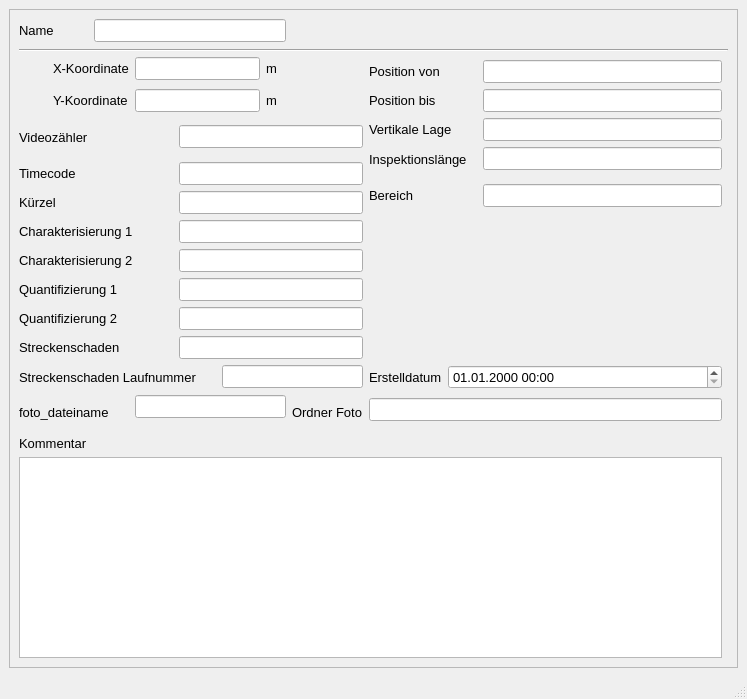
<?xml version="1.0" encoding="UTF-8"?>
<ui version="4.0">
 <class>MainWindow</class>
 <widget class="QMainWindow" name="MainWindow">
  <property name="enabled">
   <bool>true</bool>
  </property>
  <property name="geometry">
   <rect>
    <x>0</x>
    <y>0</y>
    <width>747</width>
    <height>699</height>
   </rect>
  </property>
  <property name="minimumSize">
   <size>
    <width>631</width>
    <height>393</height>
   </size>
  </property>
  <property name="font">
   <font>
    <family>Tahoma</family>
    <pointsize>10</pointsize>
   </font>
  </property>
  <property name="windowTitle">
   <string>MainWindow</string>
  </property>
  <widget class="QWidget" name="centralwidget">
   <layout class="QGridLayout" name="gridLayout">
    <item row="0" column="0">
     <widget class="QScrollArea" name="scrollArea">
      <property name="widgetResizable">
       <bool>true</bool>
      </property>
      <widget class="QWidget" name="scrollAreaWidgetContents">
       <property name="geometry">
        <rect>
         <x>0</x>
         <y>0</y>
         <width>723</width>
         <height>622</height>
        </rect>
       </property>
       <layout class="QGridLayout" name="gridLayout_2">
        <item row="0" column="0" colspan="2">
         <widget class="QLabel" name="label">
          <property name="text">
           <string>Name</string>
          </property>
         </widget>
        </item>
        <item row="0" column="2" colspan="5">
         <widget class="QLineEdit" name="untersuchsch"/>
        </item>
        <item row="1" column="0" rowspan="2" colspan="13">
         <widget class="Line" name="line">
          <property name="orientation">
           <enum>Qt::Horizontal</enum>
          </property>
         </widget>
        </item>
        <item row="2" column="1" rowspan="2" colspan="2">
         <widget class="QLabel" name="label_6">
          <property name="text">
           <string>X-Koordinate</string>
          </property>
         </widget>
        </item>
        <item row="2" column="3" rowspan="2" colspan="3">
         <widget class="QLineEdit" name="x">
          <property name="readOnly">
           <bool>true</bool>
          </property>
         </widget>
        </item>
        <item row="2" column="6" rowspan="2" colspan="2">
         <widget class="QLabel" name="label_11">
          <property name="text">
           <string>m</string>
          </property>
         </widget>
        </item>
        <item row="3" column="8" colspan="3">
         <widget class="QLabel" name="label_18">
          <property name="text">
           <string>Position von</string>
          </property>
         </widget>
        </item>
        <item row="3" column="11">
         <widget class="QLineEdit" name="pos_von">
          <property name="toolTip">
           <string>&lt;html&gt;&lt;head/&gt;&lt;body&gt;&lt;p&gt;&lt;span style=&quot; font-size:10pt;&quot;&gt;vorgegebene Haltungslänge, falls diese nicht automatisch berechnet werden soll&lt;/span&gt;&lt;/p&gt;&lt;/body&gt;&lt;/html&gt;</string>
          </property>
         </widget>
        </item>
        <item row="4" column="1" colspan="2">
         <widget class="QLabel" name="label_9">
          <property name="text">
           <string>Y-Koordinate</string>
          </property>
         </widget>
        </item>
        <item row="4" column="3" colspan="3">
         <widget class="QLineEdit" name="y">
          <property name="readOnly">
           <bool>true</bool>
          </property>
         </widget>
        </item>
        <item row="4" column="6" colspan="2">
         <widget class="QLabel" name="label_12">
          <property name="text">
           <string>m</string>
          </property>
         </widget>
        </item>
        <item row="4" column="8" colspan="3">
         <widget class="QLabel" name="label_30">
          <property name="text">
           <string>Position bis</string>
          </property>
         </widget>
        </item>
        <item row="4" column="11">
         <widget class="QLineEdit" name="pos_bis">
          <property name="toolTip">
           <string>&lt;html&gt;&lt;head/&gt;&lt;body&gt;&lt;p&gt;&lt;span style=&quot; font-size:10pt;&quot;&gt;vorgegebene Haltungslänge, falls diese nicht automatisch berechnet werden soll&lt;/span&gt;&lt;/p&gt;&lt;/body&gt;&lt;/html&gt;</string>
          </property>
         </widget>
        </item>
        <item row="5" column="0" rowspan="2" colspan="3">
         <widget class="QLabel" name="label_19">
          <property name="text">
           <string>Videozähler</string>
          </property>
         </widget>
        </item>
        <item row="5" column="4" rowspan="2" colspan="4">
         <widget class="QLineEdit" name="videozaehler">
          <property name="toolTip">
           <string>&lt;html&gt;&lt;head/&gt;&lt;body&gt;&lt;p&gt;&lt;span style=&quot; font-size:10pt;&quot;&gt;vorgegebene Haltungslänge, falls diese nicht automatisch berechnet werden soll&lt;/span&gt;&lt;/p&gt;&lt;/body&gt;&lt;/html&gt;</string>
          </property>
         </widget>
        </item>
        <item row="5" column="8" colspan="3">
         <widget class="QLabel" name="label_51">
          <property name="text">
           <string>Vertikale Lage</string>
          </property>
         </widget>
        </item>
        <item row="5" column="11">
         <widget class="QLineEdit" name="vertikale_lage">
          <property name="toolTip">
           <string>&lt;html&gt;&lt;head/&gt;&lt;body&gt;&lt;p&gt;&lt;span style=&quot; font-size:10pt;&quot;&gt;vorgegebene Haltungslänge, falls diese nicht automatisch berechnet werden soll&lt;/span&gt;&lt;/p&gt;&lt;/body&gt;&lt;/html&gt;</string>
          </property>
         </widget>
        </item>
        <item row="6" column="8" rowspan="2" colspan="3">
         <widget class="QLabel" name="label_59">
          <property name="text">
           <string>Inspektionslänge</string>
          </property>
         </widget>
        </item>
        <item row="6" column="11" rowspan="2">
         <widget class="QLineEdit" name="inspektionslaenge">
          <property name="toolTip">
           <string>&lt;html&gt;&lt;head/&gt;&lt;body&gt;&lt;p&gt;&lt;span style=&quot; font-size:10pt;&quot;&gt;vorgegebene Haltungslänge, falls diese nicht automatisch berechnet werden soll&lt;/span&gt;&lt;/p&gt;&lt;/body&gt;&lt;/html&gt;</string>
          </property>
         </widget>
        </item>
        <item row="7" column="0" rowspan="2" colspan="3">
         <widget class="QLabel" name="label_20">
          <property name="text">
           <string>Timecode</string>
          </property>
         </widget>
        </item>
        <item row="7" column="4" rowspan="2" colspan="4">
         <widget class="QLineEdit" name="timecode">
          <property name="toolTip">
           <string>&lt;html&gt;&lt;head/&gt;&lt;body&gt;&lt;p&gt;&lt;span style=&quot; font-size:10pt;&quot;&gt;vorgegebene Haltungslänge, falls diese nicht automatisch berechnet werden soll&lt;/span&gt;&lt;/p&gt;&lt;/body&gt;&lt;/html&gt;</string>
          </property>
          <property name="text">
           <string/>
          </property>
         </widget>
        </item>
        <item row="8" column="8" rowspan="2" colspan="3">
         <widget class="QLabel" name="label_52">
          <property name="text">
           <string>Bereich</string>
          </property>
         </widget>
        </item>
        <item row="8" column="11" rowspan="2">
         <widget class="QLineEdit" name="bereich">
          <property name="toolTip">
           <string>&lt;html&gt;&lt;head/&gt;&lt;body&gt;&lt;p&gt;&lt;span style=&quot; font-size:10pt;&quot;&gt;vorgegebene Haltungslänge, falls diese nicht automatisch berechnet werden soll&lt;/span&gt;&lt;/p&gt;&lt;/body&gt;&lt;/html&gt;</string>
          </property>
         </widget>
        </item>
        <item row="9" column="0" colspan="4">
         <widget class="QLabel" name="label_23">
          <property name="text">
           <string>Kürzel</string>
          </property>
         </widget>
        </item>
        <item row="9" column="4" colspan="4">
         <widget class="QLineEdit" name="kuerzel">
          <property name="toolTip">
           <string>&lt;html&gt;&lt;head/&gt;&lt;body&gt;&lt;p&gt;&lt;span style=&quot; font-size:10pt;&quot;&gt;vorgegebene Haltungslänge, falls diese nicht automatisch berechnet werden soll&lt;/span&gt;&lt;/p&gt;&lt;/body&gt;&lt;/html&gt;</string>
          </property>
         </widget>
        </item>
        <item row="10" column="0" colspan="4">
         <widget class="QLabel" name="label_24">
          <property name="text">
           <string>Charakterisierung 1</string>
          </property>
         </widget>
        </item>
        <item row="10" column="4" colspan="4">
         <widget class="QLineEdit" name="charakt1">
          <property name="toolTip">
           <string>&lt;html&gt;&lt;head/&gt;&lt;body&gt;&lt;p&gt;&lt;span style=&quot; font-size:10pt;&quot;&gt;vorgegebene Haltungslänge, falls diese nicht automatisch berechnet werden soll&lt;/span&gt;&lt;/p&gt;&lt;/body&gt;&lt;/html&gt;</string>
          </property>
         </widget>
        </item>
        <item row="11" column="0" colspan="4">
         <widget class="QLabel" name="label_25">
          <property name="text">
           <string>Charakterisierung 2</string>
          </property>
         </widget>
        </item>
        <item row="11" column="4" colspan="4">
         <widget class="QLineEdit" name="charakt2">
          <property name="toolTip">
           <string>&lt;html&gt;&lt;head/&gt;&lt;body&gt;&lt;p&gt;&lt;span style=&quot; font-size:10pt;&quot;&gt;vorgegebene Haltungslänge, falls diese nicht automatisch berechnet werden soll&lt;/span&gt;&lt;/p&gt;&lt;/body&gt;&lt;/html&gt;</string>
          </property>
         </widget>
        </item>
        <item row="12" column="0" colspan="4">
         <widget class="QLabel" name="label_26">
          <property name="text">
           <string>Quantifizierung 1</string>
          </property>
         </widget>
        </item>
        <item row="12" column="4" colspan="4">
         <widget class="QLineEdit" name="quantnr1">
          <property name="toolTip">
           <string>&lt;html&gt;&lt;head/&gt;&lt;body&gt;&lt;p&gt;&lt;span style=&quot; font-size:10pt;&quot;&gt;vorgegebene Haltungslänge, falls diese nicht automatisch berechnet werden soll&lt;/span&gt;&lt;/p&gt;&lt;/body&gt;&lt;/html&gt;</string>
          </property>
         </widget>
        </item>
        <item row="13" column="0" colspan="4">
         <widget class="QLabel" name="label_27">
          <property name="text">
           <string>Quantifizierung 2</string>
          </property>
         </widget>
        </item>
        <item row="13" column="4" colspan="4">
         <widget class="QLineEdit" name="quantnr2">
          <property name="toolTip">
           <string>&lt;html&gt;&lt;head/&gt;&lt;body&gt;&lt;p&gt;&lt;span style=&quot; font-size:10pt;&quot;&gt;vorgegebene Haltungslänge, falls diese nicht automatisch berechnet werden soll&lt;/span&gt;&lt;/p&gt;&lt;/body&gt;&lt;/html&gt;</string>
          </property>
         </widget>
        </item>
        <item row="14" column="0" colspan="4">
         <widget class="QLabel" name="label_28">
          <property name="text">
           <string>Streckenschaden</string>
          </property>
         </widget>
        </item>
        <item row="14" column="4" colspan="4">
         <widget class="QLineEdit" name="streckenschaden">
          <property name="toolTip">
           <string>&lt;html&gt;&lt;head/&gt;&lt;body&gt;&lt;p&gt;&lt;span style=&quot; font-size:10pt;&quot;&gt;vorgegebene Haltungslänge, falls diese nicht automatisch berechnet werden soll&lt;/span&gt;&lt;/p&gt;&lt;/body&gt;&lt;/html&gt;</string>
          </property>
         </widget>
        </item>
        <item row="15" column="0" colspan="5">
         <widget class="QLabel" name="label_29">
          <property name="text">
           <string>Streckenschaden Laufnummer</string>
          </property>
         </widget>
        </item>
        <item row="15" column="5" colspan="3">
         <widget class="QLineEdit" name="streckenschaden_lfdnr">
          <property name="toolTip">
           <string>&lt;html&gt;&lt;head/&gt;&lt;body&gt;&lt;p&gt;&lt;span style=&quot; font-size:10pt;&quot;&gt;vorgegebene Haltungslänge, falls diese nicht automatisch berechnet werden soll&lt;/span&gt;&lt;/p&gt;&lt;/body&gt;&lt;/html&gt;</string>
          </property>
         </widget>
        </item>
        <item row="15" column="8" colspan="2">
         <widget class="QLabel" name="label_70">
          <property name="text">
           <string>Erstelldatum</string>
          </property>
         </widget>
        </item>
        <item row="15" column="10" colspan="2">
         <widget class="QgsDateTimeEdit" name="createdat">
          <property name="currentSection">
           <enum>QDateTimeEdit::DaySection</enum>
          </property>
          <property name="displayFormat">
           <string>dd.MM.yyyy HH:mm</string>
          </property>
         </widget>
        </item>
        <item row="16" column="0" rowspan="3" colspan="3">
         <widget class="QLabel" name="label_31">
          <property name="text">
           <string>foto_dateiname</string>
          </property>
         </widget>
        </item>
        <item row="16" column="3" colspan="4">
         <widget class="QLineEdit" name="foto_dateiname">
          <property name="toolTip">
           <string>&lt;html&gt;&lt;head/&gt;&lt;body&gt;&lt;p&gt;&lt;span style=&quot; font-size:10pt;&quot;&gt;vorgegebene Haltungslänge, falls diese nicht automatisch berechnet werden soll&lt;/span&gt;&lt;/p&gt;&lt;/body&gt;&lt;/html&gt;</string>
          </property>
         </widget>
        </item>
        <item row="16" column="7" rowspan="3">
         <widget class="QLabel" name="label_33">
          <property name="text">
           <string>Ordner Foto</string>
          </property>
         </widget>
        </item>
        <item row="16" column="8" rowspan="2" colspan="4">
         <widget class="QLineEdit" name="ordner">
          <property name="toolTip">
           <string>&lt;html&gt;&lt;head/&gt;&lt;body&gt;&lt;p&gt;&lt;span style=&quot; font-size:10pt;&quot;&gt;vorgegebene Haltungslänge, falls diese nicht automatisch berechnet werden soll&lt;/span&gt;&lt;/p&gt;&lt;/body&gt;&lt;/html&gt;</string>
          </property>
         </widget>
        </item>
        <item row="19" column="0" colspan="2">
         <widget class="QLabel" name="label_14">
          <property name="text">
           <string>Kommentar</string>
          </property>
         </widget>
        </item>
        <item row="20" column="0" colspan="12">
         <widget class="QTextEdit" name="kommentar"/>
        </item>
       </layout>
       <widget class="QLabel" name="label_58">
        <property name="geometry">
         <rect>
          <x>330</x>
          <y>150</y>
          <width>151</width>
          <height>21</height>
         </rect>
        </property>
        <property name="text">
         <string/>
        </property>
       </widget>
      </widget>
     </widget>
    </item>
   </layout>
  </widget>
  <widget class="QMenuBar" name="menubar">
   <property name="geometry">
    <rect>
     <x>0</x>
     <y>0</y>
     <width>747</width>
     <height>27</height>
    </rect>
   </property>
  </widget>
  <widget class="QStatusBar" name="statusbar"/>
 </widget>
 <customwidgets>
  <customwidget>
   <class>QgsDateTimeEdit</class>
   <extends>QDateTimeEdit</extends>
   <header>qgsdatetimeedit.h</header>
  </customwidget>
 </customwidgets>
 <tabstops>
  <tabstop>untersuchsch</tabstop>
  <tabstop>createdat</tabstop>
  <tabstop>kommentar</tabstop>
 </tabstops>
 <resources/>
 <connections/>
</ui>
